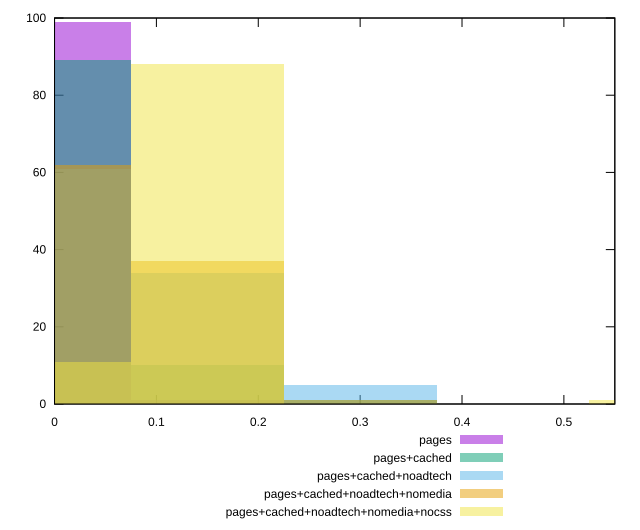

Source code (gnuplot):
reset

$pages <<EOF
0 99
0.1500052826937517 1
EOF

$pagesCached <<EOF
0 89
0.1500052826937517 10
0.3000105653875034 1
EOF

$pagesCachedNoadtech <<EOF
0 61
0.1500052826937517 34
0.3000105653875034 5
EOF

$pagesCachedNoadtechNomedia <<EOF
0 62
0.1500052826937517 37
0.3000105653875034 1
EOF

$pagesCachedNoadtechNomediaNocss <<EOF
0.1500052826937517 88
0.6000211307750069 1
0 11
EOF

set key outside below
set boxwidth 0.1500052826937517
set xrange [0:0.55]
set yrange [0:100]
set trange [0:100]
set style fill transparent solid 0.5 noborder
set terminal svg size 640, 530 enhanced background rgb 'white'
set output "report_00019_2021-02-10T18-14-37.922Z//cumulative-layout-shift/comparison/histogram/all_score.svg"

plot $pages title "pages" with boxes, \
     $pagesCached title "pages+cached" with boxes, \
     $pagesCachedNoadtech title "pages+cached+noadtech" with boxes, \
     $pagesCachedNoadtechNomedia title "pages+cached+noadtech+nomedia" with boxes, \
     $pagesCachedNoadtechNomediaNocss title "pages+cached+noadtech+nomedia+nocss" with boxes

reset
